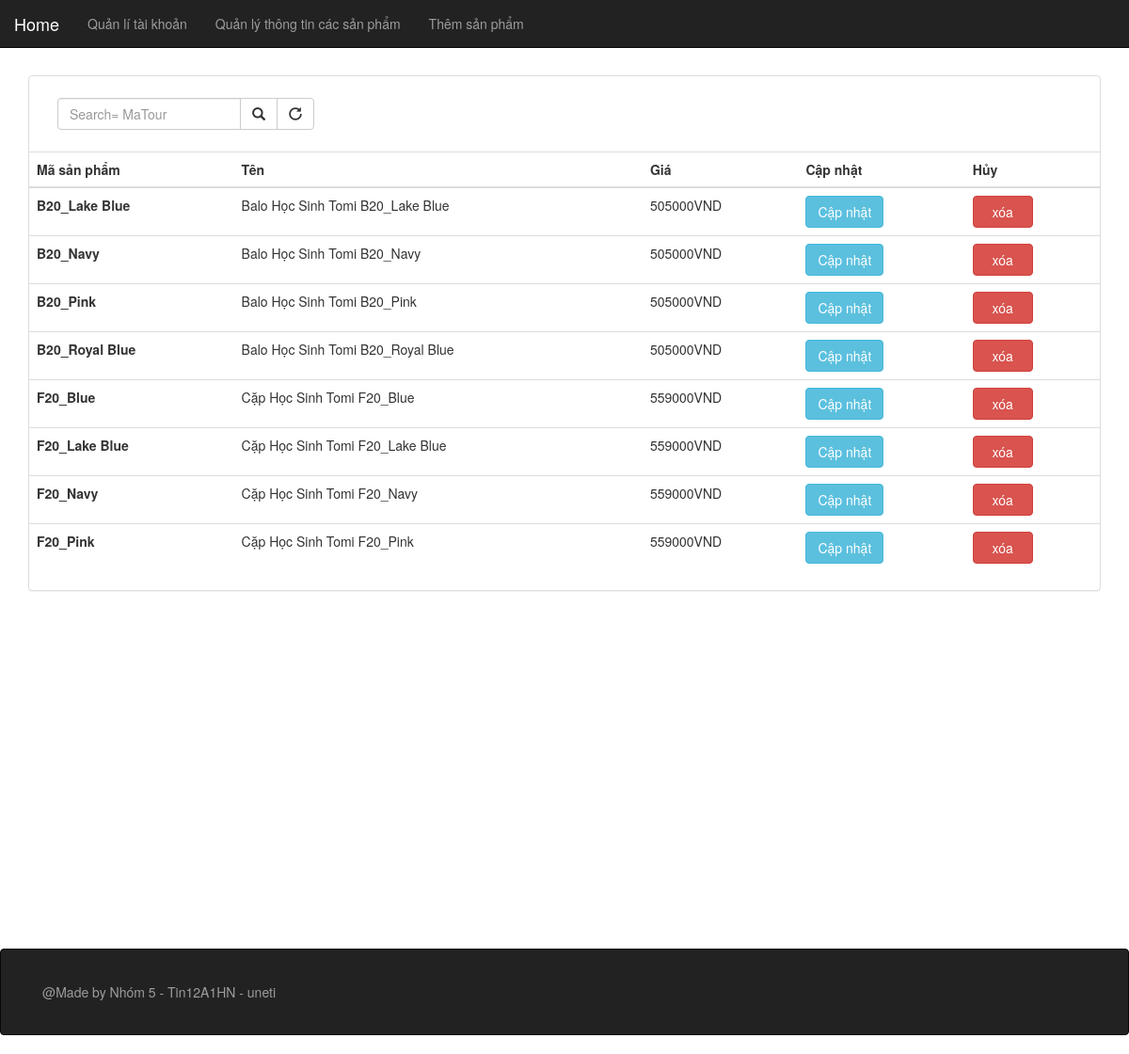
The page /admin/component/Display.php on the database its author committed.
### tables this page shows
CREATE TABLE `caphocsinhtomi` (
  `id` varchar(100) NOT NULL,
  `ten` varchar(100) NOT NULL,
  `gia` int(100) NOT NULL,
  `image` varchar(100) NOT NULL
);

### admin/component/Display.php (the view, shortened to what this page needs)
<!DOCTYPE html>
<html lang="en">
<head>
	<link rel="stylesheet" href="css/bootstrap.min.css"/>
  <link rel="stylesheet" href="https://maxcdn.bootstrapcdn.com/bootstrap/3.4.1/css/bootstrap.min.css">
</head>
<body>
	<div>
  <nav class="navbar navbar-inverse navbar-fixed-top">
      <div class="container-fluid">
        <div class="navbar-header active">
        <a class="navbar-brand " href="../../?controllers=back" >Home</a>
        </div>
        <ul class="nav navbar-nav">
        <li><a href="../index.php">Quản lí tài khoản</a></li>
          <li><a href="./Display.php">Quản lý thông tin các sản phẩm </a></li>
          <li ><a href="./Design.php">Thêm sản phẩm</a></li>
        </ul>
        <form class="navbar-form navbar-right" action="/action_page.php" >
        </form>
      </div>
     </nav>
	 <br></br><br></br>
	<div class="container">
  <div class="panel panel-default">
            <div class="panel-body">
            <?php
            echo '<form class="navbar-form navbar-left" method="post">
            <div class="input-group">
            <input
               type="text"
               class="form-control"
               placeholder="Search= MaTour "
               name="search" >
               <div class="input-group-btn"  >
               <button name ="add" type="submit" class="btn btn-default">
               <i class="glyphicon glyphicon-search" ></i></button>
            <a  href="Display.php" class="btn btn-default" type="button" >
            <i  class="glyphicon glyphicon-repeat"></i>
            </a>
            </div>
            </div>
          </div>
        </form>
	 <table class="table align-middle" >
        <thead>
          <tr>
            <th scope="col">Mã sản phẩm</th>
            <th scope="col">Tên</th>
            <th scope="col">Giá</th>
            <th scope="col">Cập nhật</th>
            <th scope="col">Hủy</th>
          </tr>
        </thead>
        <tbody>';
    	$conn = mysqli_connect('localhost','root','','thegioituixach') or die('connect failed');
    	mysqli_query($conn,'SET NAMES UTF8');
			if(isset($_POST['add']))
      { $h1=$_POST['search'];
        $sql = "SELECT * FROM caphocsinhtomi where id = '$h1' ";
        $result = mysqli_query($conn,$sql);}
      else
      {$sql = "SELECT * FROM caphocsinhtomi ";
			 $result = mysqli_query($conn,$sql);}
		 ?>
		<?php while($row = mysqli_fetch_array($result)): ?>
		 <tr>
          <th scope="row"><?php echo $row['id']?></th>
          <td><?php echo $row['ten']?></td>
          <td><?php echo $row['gia']?>VND</td>
          <td>
            <a href='update.php/?id="<?php echo $row['id']?>"' type="button" class="btn btn-info" > Cập nhật </a>
          </td>
          <td>
		  <a href='delete.php/?id="<?php echo $row['id']?>"' class="btn btn-danger">&nbsp xóa &nbsp</a>
            </td>
        </tr>
		 <?php endwhile; ?>
        </tbody>
      </table>
       </div>
	</div>
  <br></br><br></br><br></br><br></br><br></br><br></br><br></br><br></br><br></br>
       <div class="navbar navbar-inverse ">
            <div class="container">
              <p class="navbar-text center">@Made by Nhóm 5 - Tin12A1HN - uneti</p>
            </div>
       </div>
  </div>
	</body>
</html>

### rows shown on the page
caphocsinhtomi: id "B20_Lake Blue", ten "Balo Học Sinh Tomi B20_Lake Blue", gia "505000"
caphocsinhtomi: id "B20_Navy", ten "Balo Học Sinh Tomi B20_Navy", gia "505000"
caphocsinhtomi: id "B20_Pink", ten "Balo Học Sinh Tomi B20_Pink", gia "505000"
caphocsinhtomi: id "B20_Royal Blue", ten "Balo Học Sinh Tomi B20_Royal Blue", gia "505000"
caphocsinhtomi: id "F20_Blue", ten "Cặp Học Sinh Tomi F20_Blue", gia "559000"
caphocsinhtomi: id "F20_Lake Blue", ten "Cặp Học Sinh Tomi F20_Lake Blue", gia "559000"
caphocsinhtomi: id "F20_Navy", ten "Cặp Học Sinh Tomi F20_Navy", gia "559000"
caphocsinhtomi: id "F20_Pink", ten "Cặp Học Sinh Tomi F20_Pink", gia "559000"
